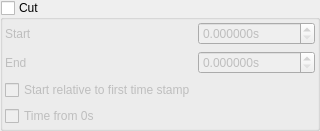
          <widget class="QGroupBox" name="cut_group">
           <property name="title">
            <string>Cut</string>
           </property>
           <property name="checkable">
            <bool>true</bool>
           </property>
           <property name="checked">
            <bool>false</bool>
           </property>
           <layout class="QGridLayout" name="gridLayout_19">
            <property name="leftMargin">
             <number>2</number>
            </property>
            <property name="topMargin">
             <number>2</number>
            </property>
            <property name="rightMargin">
             <number>2</number>
            </property>
            <property name="bottomMargin">
             <number>2</number>
            </property>
            <property name="horizontalSpacing">
             <number>2</number>
            </property>
            <item row="0" column="0">
             <widget class="QLabel" name="label_59">
              <property name="text">
               <string>Start</string>
              </property>
             </widget>
            </item>
            <item row="1" column="1">
             <widget class="QDoubleSpinBox" name="cut_stop">
              <property name="suffix">
               <string>s</string>
              </property>
              <property name="decimals">
               <number>6</number>
              </property>
              <property name="maximum">
               <double>999999.999998999992386</double>
              </property>
             </widget>
            </item>
            <item row="3" column="0">
             <widget class="QCheckBox" name="whence">
              <property name="text">
               <string>Start relative to first time stamp</string>
              </property>
             </widget>
            </item>
            <item row="1" column="0">
             <widget class="QLabel" name="label_60">
              <property name="text">
               <string>End</string>
              </property>
             </widget>
            </item>
            <item row="0" column="1">
             <widget class="QDoubleSpinBox" name="cut_start">
              <property name="suffix">
               <string>s</string>
              </property>
              <property name="decimals">
               <number>6</number>
              </property>
              <property name="maximum">
               <double>999999.999998999992386</double>
              </property>
             </widget>
            </item>
            <item row="4" column="0">
             <widget class="QCheckBox" name="cut_time_from_zero">
              <property name="text">
               <string>Time from 0s</string>
              </property>
             </widget>
            </item>
           </layout>
          </widget>
